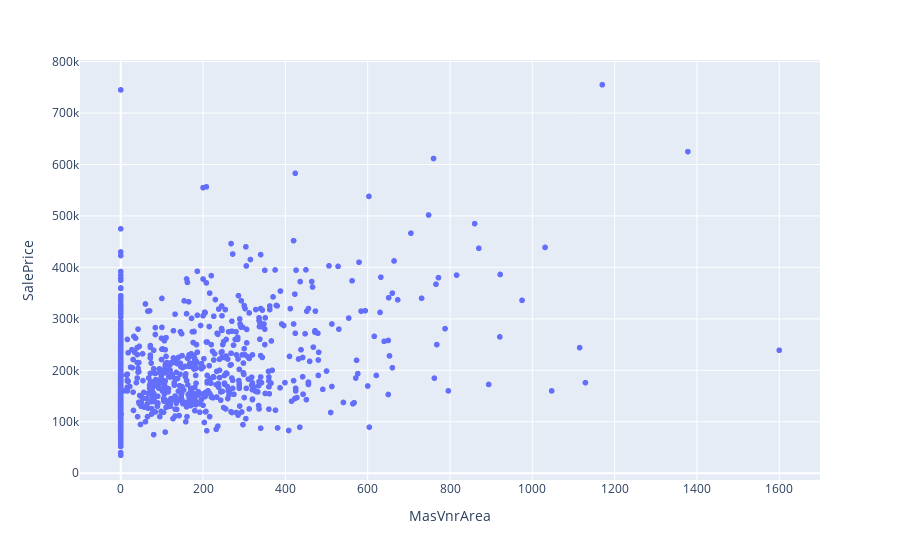

The notebook cell this image was saved under:
### Markdown cell above
- ## **MasVnrArea vs SalePrice**

### Code cell
fig = px.scatter(train, x='MasVnrArea' , y='SalePrice')
fig.show()

### Figure 1 — Plotly figure (JSON) as saved in the notebook; plotly's stock layout.template omitted (floating-point values rounded to 4 significant figures; data arrays with more than 128 entries replaced by an {"elided": "..."} marker saying what was removed)
{"data": [{"hovertemplate": "MasVnrArea=%{x}<br>SalePrice=%{y}<extra></extra>", "legendgroup": "", "marker": {"color": "#636efa", "symbol": "circle"}, "mode": "markers", "name": "", "showlegend": false, "type": "scattergl", "x": {"elided": "1460 float values"}, "xaxis": "x", "y": {"elided": "1460 int values"}, "yaxis": "y"}], "layout": {"legend": {"tracegroupgap": 0}, "margin": {"t": 60}, "xaxis": {"anchor": "y", "domain": [0.0, 1.0], "title": {"text": "MasVnrArea"}}, "yaxis": {"anchor": "x", "domain": [0.0, 1.0], "title": {"text": "SalePrice"}}}}
